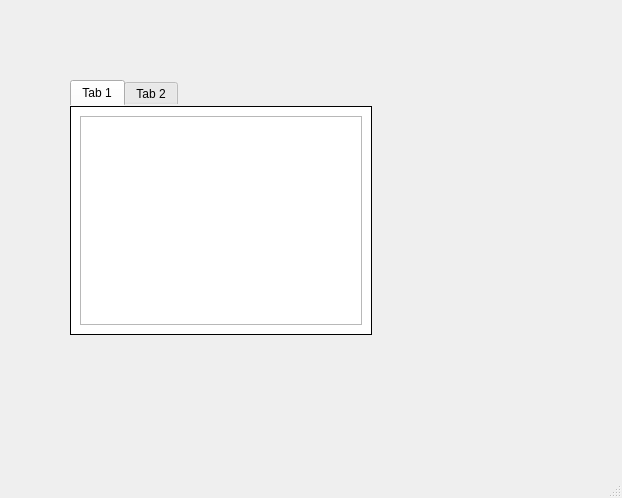
<?xml version="1.0" encoding="UTF-8"?>
<ui version="4.0">
 <class>DebugWindow</class>
 <widget class="QMainWindow" name="DebugWindow">
  <property name="geometry">
   <rect>
    <x>0</x>
    <y>0</y>
    <width>622</width>
    <height>498</height>
   </rect>
  </property>
  <property name="windowTitle">
   <string>MainWindow</string>
  </property>
  <widget class="QWidget" name="centralwidget">
   <widget class="QTabWidget" name="tabWidget">
    <property name="geometry">
     <rect>
      <x>70</x>
      <y>80</y>
      <width>302</width>
      <height>255</height>
     </rect>
    </property>
    <property name="styleSheet">
     <string notr="true">QTabWidget::pane {
    border: 1px solid black;
    background: white;
}</string>
    </property>
    <property name="currentIndex">
     <number>0</number>
    </property>
    <widget class="QWidget" name="tab">
     <attribute name="title">
      <string>Tab 1</string>
     </attribute>
     <layout class="QHBoxLayout" name="horizontalLayout">
      <item>
       <widget class="QPlainTextEdit" name="plainTextEdit"/>
      </item>
     </layout>
    </widget>
    <widget class="QWidget" name="tab_2">
     <attribute name="title">
      <string>Tab 2</string>
     </attribute>
    </widget>
   </widget>
  </widget>
  <widget class="QMenuBar" name="menubar">
   <property name="geometry">
    <rect>
     <x>0</x>
     <y>0</y>
     <width>622</width>
     <height>22</height>
    </rect>
   </property>
  </widget>
  <widget class="QStatusBar" name="statusbar"/>
 </widget>
 <resources/>
 <connections/>
</ui>
